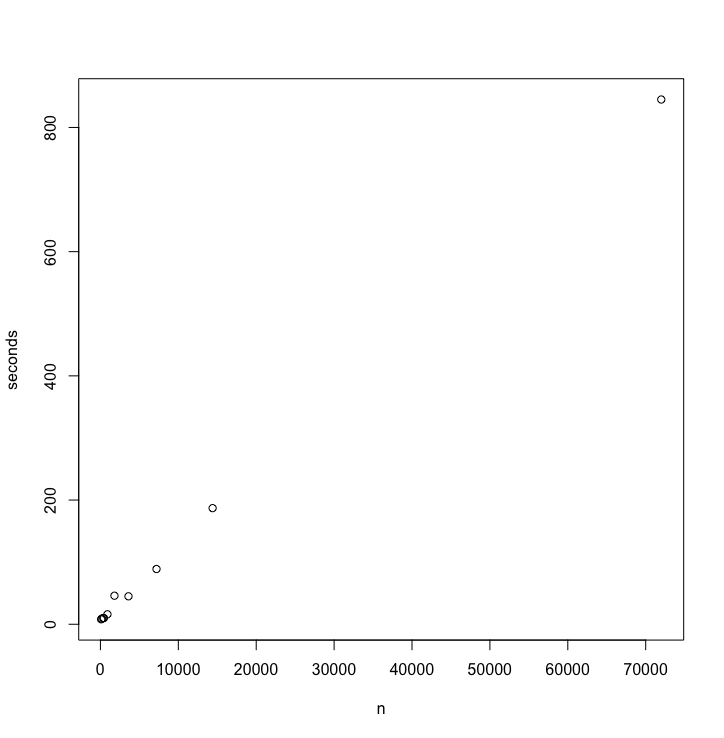

Reproduce this figure in R.
# Actual time elapsed by 'n': 'seconds' (for 'R'): 

n <- c(90, 180, 360, 450, 900, 1800, 3600, 7200, 14402, 72000)
seconds <- c(8, 9, 10, 10, 16, 46, 45, 89, 187, 845)
plot(n, seconds)
